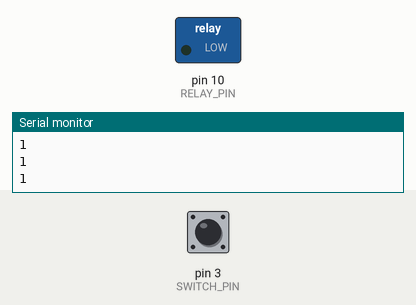
Recording of a sketch running on a simulated Arduino Uno, built with avr-gcc and run on an emulated ATmega328P. Shown: switched loads named in the sketch (green lamp = pin HIGH), the last lines printed to the serial monitor. The inputs (shaded band) are chosen by the test bench; at power-on: pin 3 (SWITCH_PIN) HIGH.

Above: at 1.2 s.
1.3 s: pin 3 (SWITCH_PIN) pulled LOW for 0.15 s
At 1.37 s:
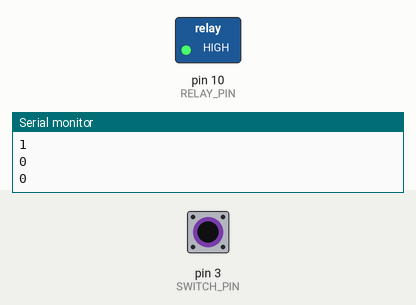
2.9 s: pin 3 (SWITCH_PIN) pulled LOW for 3.2 s
At 7.0 s:
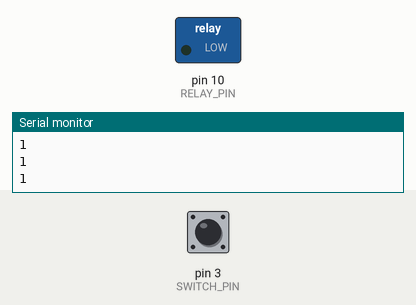
Timing chart, 0 to 8.5 s (numbered marks = the images above; inputs shaded):
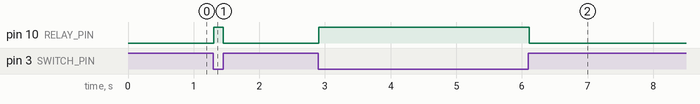

The sketch:

testRelay.ino
```cpp
// Definición de pines
#define RELAY_PIN 10   // Pin para el relé
#define SWITCH_PIN 3  // Pin para el switch

// Variable para el estado anterior del switch
bool lastSwitchState = HIGH; // Estado previo del switch

void setup() {
    // Configurar pines
    pinMode(RELAY_PIN, OUTPUT);       // Configurar relé como salida
    pinMode(SWITCH_PIN, INPUT_PULLUP); // Configurar switch como entrada con resistencia pull-up interna

    // Inicializar puerto serie
    Serial.begin(9600);
    Serial.println("Prueba de switch iniciada.");
}

void loop() {
    // Leer el estado actual del switch
    bool currentSwitchState = digitalRead(SWITCH_PIN);
    Serial.println(currentSwitchState);
    // Detectar flanco descendente (de HIGH a LOW)
    if (currentSwitchState == LOW && lastSwitchState == HIGH) {
      digitalWrite(RELAY_PIN, HIGH);
    }else if(currentSwitchState == HIGH && lastSwitchState == LOW){
      digitalWrite(RELAY_PIN, LOW);
    }

    // Actualizar el estado previo del switch
    lastSwitchState = currentSwitchState;

    // Pequeño retraso para evitar saturar el monitor serie (opcional)
    delay(50); // Ajusta si es necesario
}
```

Measured:
- after the input at 1.3 s, pin 10 (RELAY_PIN): LOW → HIGH at once, → LOW 0.15 s later
- after the input at 2.9 s, pin 10 (RELAY_PIN): LOW → HIGH at once, → LOW 3.2 s later
